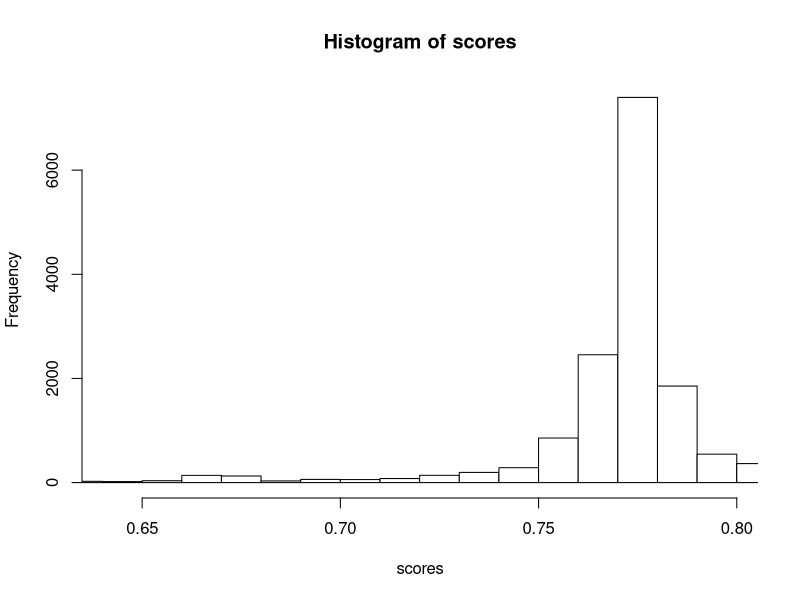

Generate this figure with R:
## ---- chunk 1
setwd("~/Documents/GitHub/datasci/titanic")
data <- read.csv("csv/kaggle-lb.csv")
names(data)
## ---- chunk 2
scores <- data$Score
hist(scores, xlim = c(quantile(scores, 0.05), quantile(scores, 0.95)), breaks = 100, col = "white")
## ---- chunk 3
summary(scores)
